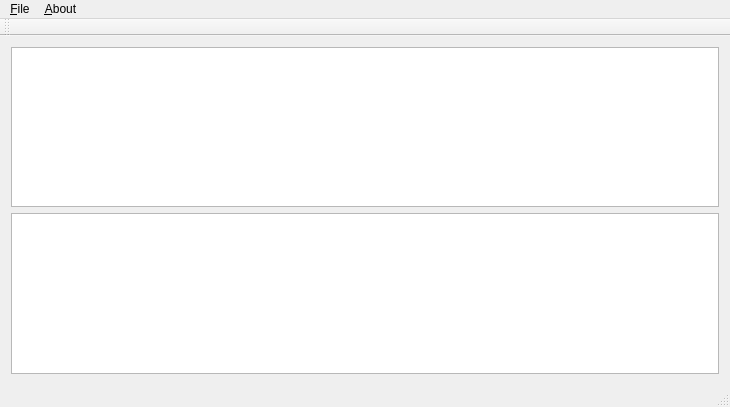
<?xml version="1.0" encoding="UTF-8"?>
<ui version="4.0">
 <class>MainWindow</class>
 <widget class="QMainWindow" name="MainWindow">
  <property name="geometry">
   <rect>
    <x>0</x>
    <y>0</y>
    <width>730</width>
    <height>407</height>
   </rect>
  </property>
  <property name="windowTitle">
   <string>MainWindow</string>
  </property>
  <widget class="QWidget" name="centralWidget">
   <layout class="QVBoxLayout" name="verticalLayout">
    <item>
     <widget class="QTextEdit" name="textEdit"/>
    </item>
    <item>
     <widget class="QTextBrowser" name="textBrowser"/>
    </item>
   </layout>
  </widget>
  <widget class="QMenuBar" name="menuBar">
   <property name="geometry">
    <rect>
     <x>0</x>
     <y>0</y>
     <width>730</width>
     <height>20</height>
    </rect>
   </property>
   <widget class="QMenu" name="menu_File">
    <property name="title">
     <string>&amp;File</string>
    </property>
    <addaction name="action_Open"/>
    <addaction name="separator"/>
    <addaction name="action_Exit"/>
   </widget>
   <widget class="QMenu" name="menu_About">
    <property name="title">
     <string>&amp;About</string>
    </property>
    <addaction name="action_About_Program"/>
    <addaction name="action_About_QT"/>
   </widget>
   <addaction name="menu_File"/>
   <addaction name="menu_About"/>
  </widget>
  <widget class="QToolBar" name="mainToolBar">
   <attribute name="toolBarArea">
    <enum>TopToolBarArea</enum>
   </attribute>
   <attribute name="toolBarBreak">
    <bool>false</bool>
   </attribute>
  </widget>
  <widget class="QStatusBar" name="statusBar"/>
  <action name="action_Open">
   <property name="text">
    <string>&amp;Open</string>
   </property>
  </action>
  <action name="action_Exit">
   <property name="text">
    <string>&amp;Exit</string>
   </property>
  </action>
  <action name="action_About_Program">
   <property name="text">
    <string>&amp;About Program</string>
   </property>
  </action>
  <action name="action_About_QT">
   <property name="text">
    <string>&amp;About QT</string>
   </property>
  </action>
 </widget>
 <layoutdefault spacing="6" margin="11"/>
 <resources/>
 <connections>
  <connection>
   <sender>action_Exit</sender>
   <signal>triggered()</signal>
   <receiver>MainWindow</receiver>
   <slot>close()</slot>
   <hints>
    <hint type="sourcelabel">
     <x>-1</x>
     <y>-1</y>
    </hint>
    <hint type="destinationlabel">
     <x>199</x>
     <y>149</y>
    </hint>
   </hints>
  </connection>
 </connections>
</ui>
